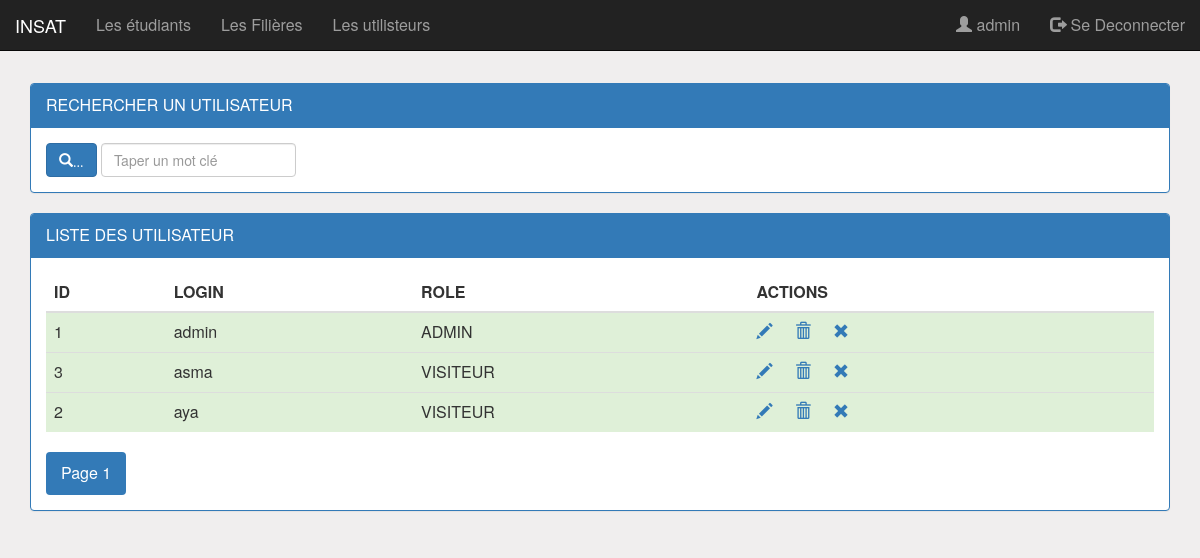
Screenshot of /pages/utilisateurs.php (signed in) with the database file from the repository.
### tables this page shows
CREATE TABLE UTILISATEUR (
	ID int(4) AUTO_INCREMENT PRIMARY KEY,
	LOGIN VARCHAR(100) NOT NULL,
	PWD VARCHAR(255) NOT NULL,
	ROLE VARCHAR(50),
	EMAIL VARCHAR(255),
	ETAT INT(1));

### pages/utilisateurs.php (the view, shortened to what this page needs)
<?php
	require_once('connexion.php');
	if(isset($_GET['size']))
		$size=$_GET['size'];
	else
		$size=5;
	if(isset($_GET['page']))
		$page=$_GET['page'];
	else
		$page=1;
	$offset=($page-1)*$size;
	if(isset($_GET['motCle']))
		$mc=$_GET['motCle'];
	else
		$mc="";
	$requete="select * from UTILISATEUR where login like '%$mc%'
				ORDER BY login
				LIMIT $size
				OFFSET $offset";
	$resultat=$con->query($requete);
	$resultat2 = $con->query("select count(*) as nbrUser from UTILISATEUR where login like '%$mc%'");
	$nbr=$resultat2->fetch();
	$nbrU=$nbr['nbrUser'];
	$reste=$nbrU % $size;
	if($reste==0)
		$nbrPage=$nbrU/$size;
	else
		$nbrPage=floor($nbrU/$size)+1;
?>
<!DOCTYPE HTML>
<html>
	<head>
		<link rel="stylesheet" type="text/css" href="../css/bootstrap.min.css">
		<link rel="stylesheet" type="text/css" href="../css/monstyle.css">
	</head>
	<body>
		<?php include('entete.php');?>
		<div class="container">
			<br>
			<div class="panel panel-primary espace60">
				<div class="panel-heading">RECHERCHER UN UTILISATEUR</div>
				<div class="panel-body">
					<form method="get" action="utilisateurs.php" class="form-inline">
						<div class="form-group">
							<button type="submit" class="btn btn-primary">
							<i class="glyphicon glyphicon-search">...</i>
							</button>
							<input type="text" name="motCle" id="motCle"
								class="form-control"
								value="<?php echo $mc ?>"
								placeholder="Taper un mot clé"/>
						</div>
					</form>
				</div>
			</div>
			<div class="panel panel-primary">
				<div class="panel-heading">LISTE DES UTILISATEUR </div>
				<div class="panel-body">
					<table class="table table-striped">
						<thead>
							<tr>
								<th>ID</th>
								<th>LOGIN</th>
								<th>ROLE</th>
								<?php if($_SESSION['utilisateur']['ROLE']=="ADMIN") {?>
									<th>ACTIONS</th>
								<?php } ?>
							</tr>
						</thead>
						<tbody>
							<?php while($USER=$resultat->fetch()){?>
								<tr <?php
										if($USER['ETAT']==1)
											echo 'class="success"';
										else
											echo 'class="danger"';
									?>>
									<td><?php echo $USER['ID'] ?></td>
									<td><?php echo $USER['LOGIN'] ?></td>
									<td><?php echo $USER['ROLE'] ?></td>
									<?php if($_SESSION['utilisateur']['ROLE']=="ADMIN") {?>
									<td>
											<a href="editerUtilisateur.php?id=<?php echo $USER['ID'] ?>">
												<span class="glyphicon glyphicon-pencil"></span>
											</a>
											<a OnClick="return confirm('Etes vous sur de vouloir supprimer cet utilisateur')"
											href="supprimerUtilisateur.php?id=<?php echo $USER['ID'] ?>">
												<span class="glyphicon glyphicon-trash"></span>
											</a>
											<a href="activerUtilisateur.php?ID=<?php echo $USER['ID'] ?>
													&ETAT=<?php echo $USER['ETAT'] ?>">
												<?php
													if($USER['ETAT']==1)
														echo '<span class="glyphicon glyphicon-remove"></span>';
													else
														echo '<span class="glyphicon glyphicon-ok"></span>';
												?>
											</a>
									</td>
										<?php } ?>
								</tr>
							<?php } ?>
						</tbody>
					</table>
					<div>
						<ul class="nav nav-pills">
							<?php for($i=1;$i<=$nbrPage;$i++){ ?>
								<li class="<?php if($i==$page) echo 'active' ?>">
									<a href="utilisateurs.php?page=<?php echo $i ?>
											&motCle=<?php echo $mc ?>">
										Page <?php echo $i ?>
									</a>
								</li>
							<?php } ?>
						</ul>
					</div>
				</div>
			</div>
		</div>
	</body>
</html>

### css/monstyle.css (style rules this page uses)
.espace60 { margin-top: 60px; }
body { background-color: rgb(240, 238, 238); font-size: 16px; }
.form-control { position: relative; }

### rows the page displays
utilisateur: ID "1", LOGIN "admin", ROLE "ADMIN", ETAT 1 (drawn)
utilisateur: ID "3", LOGIN "asma", ROLE "VISITEUR", ETAT 1 (drawn)
utilisateur: ID "2", LOGIN "aya", ROLE "VISITEUR", ETAT 1 (drawn)

### other values shown
$_SESSION['utilisateur']['LOGIN'] "admin"
